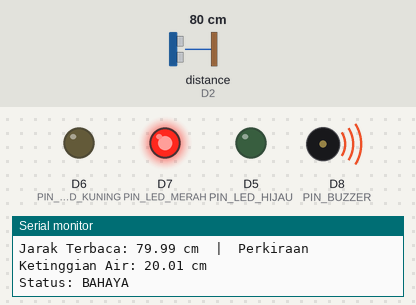
The program below on a simulated ESP8266 (NodeMCU). Shown: output pins drawn as LEDs (lit = HIGH), buzzer (waves = sounding, pin HIGH), the last lines printed to the serial monitor. Wiring (inferred from the names in the program): ultrasonic range finder: trigger D1; echo D2. The inputs (shaded band) are chosen by the test bench; at power-on: distance to the obstacle (sensor on D2) 80 cm. The echo pulse lasts 58.3 µs per cm; pins used as bus, display or sensor lines are not drawn.

Above: at 1.3 s.
1.4 s: distance to the obstacle (sensor on D2) set to 87 cm
3.4 s: distance to the obstacle (sensor on D2) set to 95 cm
At 4.8 s:
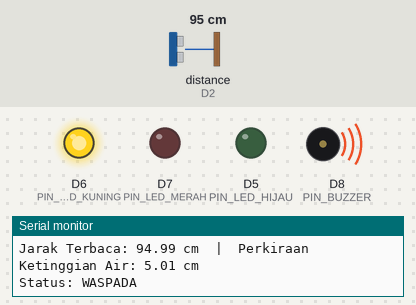
7.5 s: distance to the obstacle (sensor on D2) set to 98 cm
At 8.7 s:
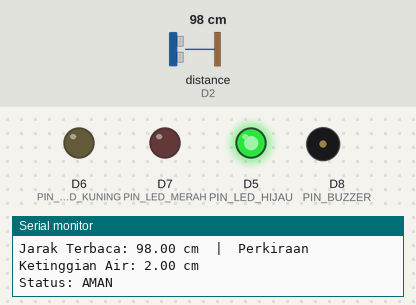
9.9 s: distance to the obstacle (sensor on D2) set to 2 cm
At 11.6 s:
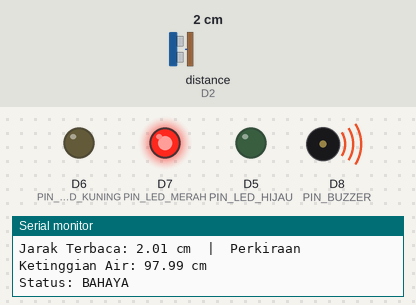
11.9 s: distance to the obstacle (sensor on D2) set to 120 cm
At 13.3 s:
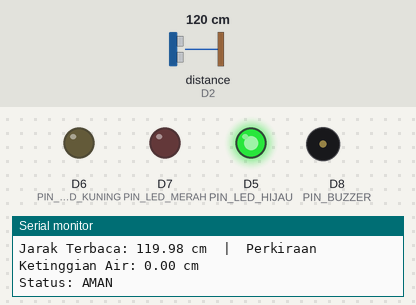
Timing chart, 0 to 14.9 s (numbered marks = the images above; inputs shaded):
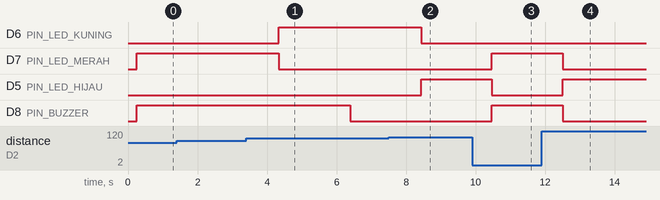

The program:

main.cpp
```cpp
#include <Arduino.h>
#include <ESP8266WiFi.h>
#include <ESP8266WebServer.h>
/*
 * =================================================================
 * Sistem Deteksi Dini Banjir Standalone (Tanpa Koneksi Internet)
 * =================================================================
 * Deskripsi:
 * Kode ini membaca jarak dari sensor ultrasonik untuk mendeteksi ketinggian air.
 * Berdasarkan ketinggian tersebut, sistem akan mengontrol 3 LED dan 1 Buzzer
 * sebagai indikator status bahaya banjir.
 * * Versi ini sudah diperbaiki dengan menambahkan Function Prototypes.
 * =================================================================
 */

// --- Definisi Pin Hardware ---
const int PIN_TRIG = D1; // GPIO5
const int PIN_ECHO = D2; // GPIO4

const int PIN_LED_HIJAU = D5;  // GPIO14
const int PIN_LED_KUNING = D6; // GPIO12
const int PIN_LED_MERAH = D7;  // GPIO13
const int PIN_BUZZER = D8;     // GPIO15

// --- Logika Deteksi Banjir ---
const float JARAK_ALAT_KE_TANAH = 100.0;
const float BATAS_JARAK_WASPADA = 95.0;
const float BATAS_JARAK_BAHAYA = 90.0;

// Variabel untuk timer buzzer Waspada
unsigned long waktuBuzzerSebelumnya = 0;
bool statusBuzzer = LOW;


// =================================================================
// >>>>> BAGIAN YANG DIPERBAIKI ADA DI SINI <<<<<
// --- Deklarasi Fungsi (Function Prototypes) ---
// Memberitahu compiler tentang fungsi yang akan digunakan.
float ukurJarakCm();
void statusAman();
void statusWaspada();
void statusBahaya();
// =================================================================


void setup() {
  // Mulai komunikasi serial untuk debugging di Serial Monitor
  Serial.begin(9600);
  delay(100);

  // Atur mode untuk setiap pin
  pinMode(PIN_TRIG, OUTPUT);
  pinMode(PIN_ECHO, INPUT);
  pinMode(PIN_LED_HIJAU, OUTPUT);
  pinMode(PIN_LED_KUNING, OUTPUT);
  pinMode(PIN_LED_MERAH, OUTPUT);
  pinMode(PIN_BUZZER, OUTPUT);

  // Pastikan semua output mati pada saat pertama kali dinyalakan
  digitalWrite(PIN_LED_HIJAU, LOW);
  digitalWrite(PIN_LED_KUNING, LOW);
  digitalWrite(PIN_LED_MERAH, LOW);
  digitalWrite(PIN_BUZZER, LOW);

  Serial.println("==========================================");
  Serial.println("Sistem Deteksi Banjir Standalone Dimulai");
  Serial.println("==========================================");
}

void loop() {
  // 1. Panggil fungsi untuk mengukur jarak
  float jarakCm = ukurJarakCm();

  // 2. Hitung perkiraan ketinggian air untuk ditampilkan di Serial Monitor
  float ketinggianAir = JARAK_ALAT_KE_TANAH - jarakCm;
  if (ketinggianAir < 0) {
    ketinggianAir = 0;
  }

  // 3. Tampilkan hasil pembacaan di Serial Monitor
  Serial.print("Jarak Terbaca: ");
  Serial.print(jarakCm);
  Serial.print(" cm  |  Perkiraan Ketinggian Air: ");
  Serial.print(ketinggianAir);
  Serial.println(" cm");

  // 4. Tentukan status bahaya berdasarkan jarak yang terbaca
  if (jarakCm > BATAS_JARAK_WASPADA) {
    statusAman();
  }
  else if (jarakCm <= BATAS_JARAK_WASPADA && jarakCm > BATAS_JARAK_BAHAYA) {
    statusWaspada();
  }
  else if (jarakCm <= BATAS_JARAK_BAHAYA) {
    if (jarakCm > 0) {
      statusBahaya();
    } else {
      statusAman();
    }
  }

  delay(1000);
}

/**
 * @brief Mengukur jarak menggunakan sensor HC-SR04.
 * @return Jarak dalam satuan sentimeter (cm).
 */
float ukurJarakCm() {
  digitalWrite(PIN_TRIG, LOW);
  delayMicroseconds(2);
  digitalWrite(PIN_TRIG, HIGH);
  delayMicroseconds(10);
  digitalWrite(PIN_TRIG, LOW);

  long durasi = pulseIn(PIN_ECHO, HIGH, 30000);

  return durasi * 0.0343 / 2.0;
}

// --- Kumpulan Fungsi untuk Mengatur Status ---

void statusAman() {
  Serial.println("Status: AMAN");
  digitalWrite(PIN_LED_HIJAU, HIGH);
  digitalWrite(PIN_LED_KUNING, LOW);
  digitalWrite(PIN_LED_MERAH, LOW);
  digitalWrite(PIN_BUZZER, LOW);
}

void statusWaspada() {
  Serial.println("Status: WASPADA");
  digitalWrite(PIN_LED_HIJAU, LOW);
  digitalWrite(PIN_LED_KUNING, HIGH);
  digitalWrite(PIN_LED_MERAH, LOW);

  if (millis() - waktuBuzzerSebelumnya >= 1500) {
    waktuBuzzerSebelumnya = millis();
    statusBuzzer = !statusBuzzer;
    digitalWrite(PIN_BUZZER, statusBuzzer);
  }
}

void statusBahaya() {
  Serial.println("Status: BAHAYA");
  digitalWrite(PIN_LED_HIJAU, LOW);
  digitalWrite(PIN_LED_KUNING, LOW);
  digitalWrite(PIN_LED_MERAH, HIGH);
  digitalWrite(PIN_BUZZER, HIGH);
}
```

Measured:
- the behaviour switches between 90 and 91 cm on distance to the obstacle (sensor on D2) (found by bisection; images 0 and 1)
- the behaviour switches between 95 and 96 cm on distance to the obstacle (sensor on D2) (found by bisection; images 1 and 2)
- after the input at 3.4 s, D6 (PIN_LED_KUNING): LOW → HIGH after 0.94 s; D7 (PIN_LED_MERAH): HIGH → LOW after 0.94 s; D8 (PIN_BUZZER): HIGH → LOW after 3.0 s
- after the input at 7.5 s, D6 (PIN_LED_KUNING): HIGH → LOW after 0.93 s; D5 (PIN_LED_HIJAU): LOW → HIGH after 0.93 s; D8 (PIN_BUZZER): stays LOW (without the input it goes to HIGH after 0.93 s)
- after the input at 9.9 s, D7 (PIN_LED_MERAH), D8 (PIN_BUZZER): LOW → HIGH after 0.57 s; D5 (PIN_LED_HIJAU): HIGH → LOW after 0.57 s
- after the input at 11.9 s, D7 (PIN_LED_MERAH), D8 (PIN_BUZZER): HIGH → LOW after 0.60 s; D5 (PIN_LED_HIJAU): LOW → HIGH after 0.60 s
